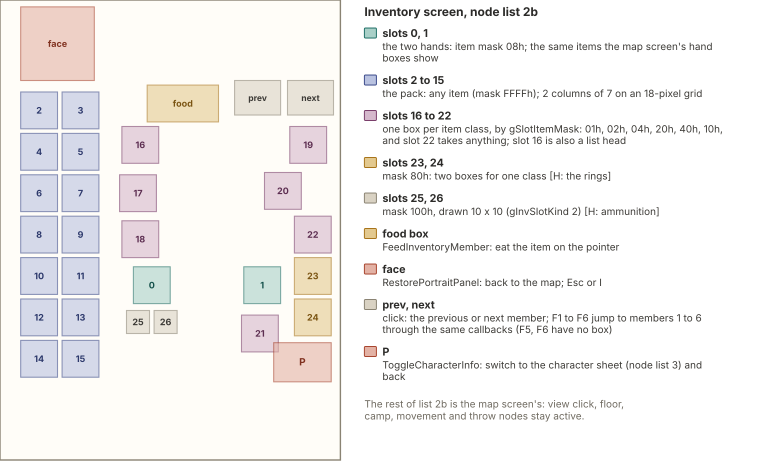

This figure's Python source:
import sys; sys.path.insert(0, '.')
from figlib import *

S = 2.3
X0, Y0 = 172, 0
W, H = 148, 200
c = Canvas(760, H * S + 6)
def P(x, y):
    return ((x - X0) * S, (y - Y0) * S)
c.rect(0, 0, W * S, H * S, fill="#FFFDF8", stroke=GREY, sw=1.4, rx=0)
def R(x, y, w, h, kind, label=None, lsize=9, fill=None, dash=None, op=0.6):
    px, py = P(x, y)
    c.rect(px, py, w * S, h * S, fill=fill or MID[kind], stroke=SOLID[kind], sw=1.1, rx=0, dash=dash, opacity=op)
    if label:
        c.text(px + w * S / 2, py + h * S / 2 + 3.2, label, size=lsize, weight=700, color=PAL[kind][0], anchor="middle")
slots = {0: (230, 116, 16, 16), 1: (278, 116, 16, 16)}
for i in range(14):
    slots[2 + i] = (181 + 18 * (i % 2), 40 + 18 * (i // 2), 16, 16)
slots.update({16: (225, 55, 16, 16), 17: (224, 76, 16, 16), 18: (225, 96, 16, 16), 19: (298, 55, 16, 16), 20: (287, 75, 16, 16),
              21: (277, 137, 16, 16), 22: (300, 94, 16, 16), 23: (300, 112, 16, 16), 24: (300, 130, 16, 16),
              25: (227, 135, 10, 10), 26: (239, 135, 10, 10)})
for n, (x, y, w, h) in slots.items():
    k = "teal" if n < 2 else ("navy" if n <= 15 else ("plum" if n <= 22 else ("ochre" if n <= 24 else "grey")))
    R(x, y, w, h, k, str(n), lsize=9)
R(181, 3, 32, 32, "red", "face", 9)
R(274, 35, 20, 15, "grey", "prev", 8.5)
R(297, 35, 20, 15, "grey", "next", 8.5)
R(236, 37, 31, 16, "ochre", "food", 9)
R(291, 149, 25, 17, "red", "P", 10)
LX = W * S + 24
c.text(LX, 16, "Inventory screen, node list 2b", size=12, weight=700, color=INK)
items = [
    ("teal", "slots 0, 1", "the two hands: item mask 08h; the same items the map screen's hand boxes show"),
    ("navy", "slots 2 to 15", "the pack: any item (mask FFFFh); 2 columns of 7 on an 18-pixel grid"),
    ("plum", "slots 16 to 22", "one box per item class, by gSlotItemMask: 01h, 02h, 04h, 20h, 40h, 10h, and slot 22 takes anything; slot 16 is also a list head"),
    ("ochre", "slots 23, 24", "mask 80h: two boxes for one class [H: the rings]"),
    ("grey", "slots 25, 26", "mask 100h, drawn 10 x 10 (gInvSlotKind 2) [H: ammunition]"),
    ("ochre", "food box", "FeedInventoryMember: eat the item on the pointer"),
    ("red", "face", "RestorePortraitPanel: back to the map; Esc or I"),
    ("grey", "prev, next", "click: the previous or next member; F1 to F6 jump to members 1 to 6 through the same callbacks (F5, F6 have no box)"),
    ("red", "P", "ToggleCharacterInfo: switch to the character sheet (node list 3) and back"),
]
y = 36
for k, t, b in items:
    c.rect(LX, y - 8, 12, 10, fill=MID[k], stroke=SOLID[k], sw=1, rx=1)
    c.text(LX + 18, y + 1, t, size=10.8, weight=700, color=INK)
    ls = wrap(b, 340, 10)
    for j, l in enumerate(ls):
        c.text(LX + 18, y + 14 + 11.5 * j, l, size=10, color=INK2)
    y += 14 + 11.5 * len(ls) + 10
c.text(LX, y + 6, "The rest of list 2b is the map screen's: view click, floor,", size=10, color=MUTED)
c.text(LX, y + 18, "camp, movement and throw nodes stay active.", size=10, color=MUTED)
c.save("figs/arc_invmap.svg")
